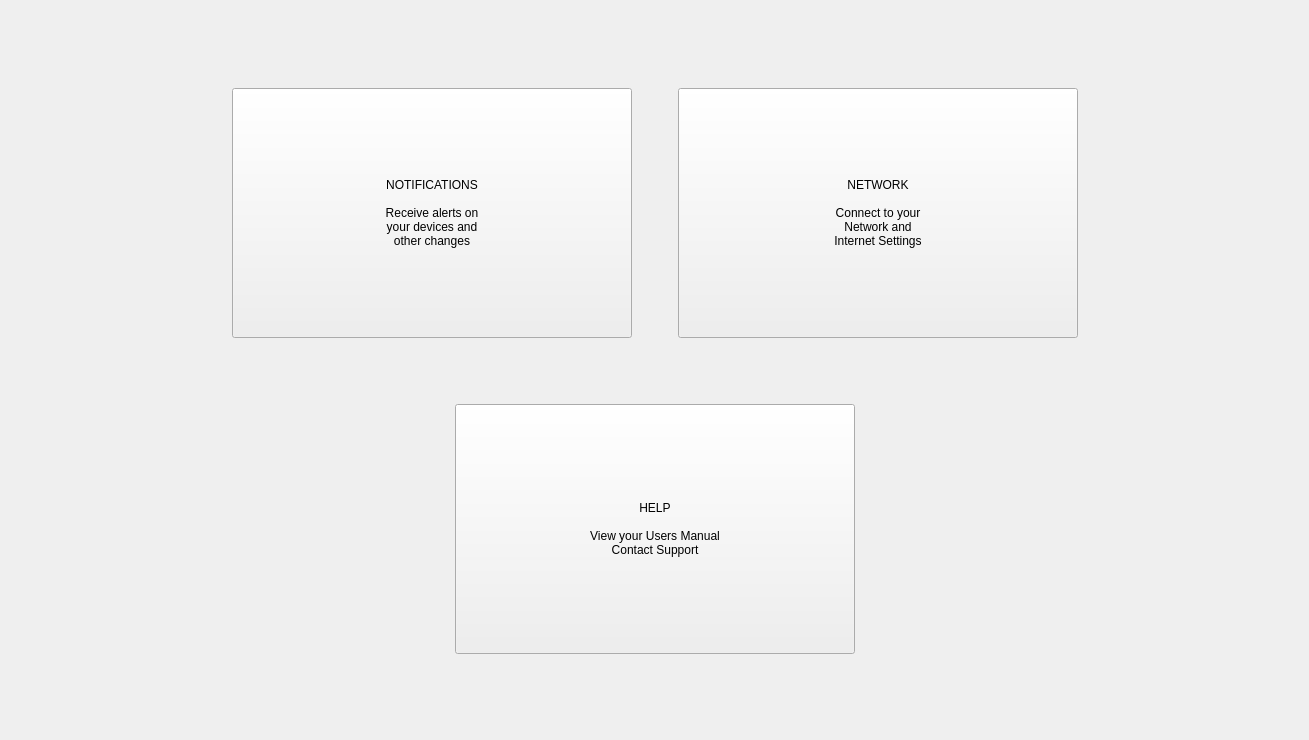
     <widget class="QWidget" name="settingsTab">
      <attribute name="title">
       <string>    Settings    </string>
      </attribute>
      <widget class="QWidget" name="settingsTabNestedWidget" native="true">
       <property name="geometry">
        <rect>
         <x>9</x>
         <y>10</y>
         <width>1291</width>
         <height>721</height>
        </rect>
       </property>
       <layout class="QVBoxLayout" name="verticalLayout_4">
        <item>
         <spacer name="settingsTabNestedWidgetTopMarginSpacer">
          <property name="orientation">
           <enum>Qt::Vertical</enum>
          </property>
          <property name="sizeHint" stdset="0">
           <size>
            <width>20</width>
            <height>53</height>
           </size>
          </property>
         </spacer>
        </item>
        <item>
         <layout class="QHBoxLayout" name="settingsTabNestedWidgetallButtonswSideMarginsHLayout">
          <item>
           <spacer name="settingsTabNestedWidgetLeftMarginSpacer">
            <property name="orientation">
             <enum>Qt::Horizontal</enum>
            </property>
            <property name="sizeHint" stdset="0">
             <size>
              <width>40</width>
              <height>20</height>
             </size>
            </property>
           </spacer>
          </item>
          <item>
           <layout class="QVBoxLayout" name="settingsTabNestedWidgetallButtonsVLayout">
            <item>
             <layout class="QHBoxLayout" name="settingsTabNestedWidgetnotificationsNetworkButtonsHLayout">
              <item>
               <widget class="QPushButton" name="settingsTabNestedWidgetnotificationsPushButton">
                <property name="sizePolicy">
                 <sizepolicy hsizetype="Fixed" vsizetype="Fixed">
                  <horstretch>0</horstretch>
                  <verstretch>0</verstretch>
                 </sizepolicy>
                </property>
                <property name="minimumSize">
                 <size>
                  <width>400</width>
                  <height>250</height>
                 </size>
                </property>
                <property name="text">
                 <string>NOTIFICATIONS

Receive alerts on
your devices and
other changes</string>
                </property>
               </widget>
              </item>
              <item>
               <spacer name="settingsTabNestedWidgetnetworkNotificationsPushButtonsSpacers">
                <property name="orientation">
                 <enum>Qt::Horizontal</enum>
                </property>
                <property name="sizeHint" stdset="0">
                 <size>
                  <width>40</width>
                  <height>20</height>
                 </size>
                </property>
               </spacer>
              </item>
              <item>
               <widget class="QPushButton" name="settingsTabNestedWidgetnetworkPushButton">
                <property name="sizePolicy">
                 <sizepolicy hsizetype="Fixed" vsizetype="Fixed">
                  <horstretch>0</horstretch>
                  <verstretch>0</verstretch>
                 </sizepolicy>
                </property>
                <property name="minimumSize">
                 <size>
                  <width>400</width>
                  <height>250</height>
                 </size>
                </property>
                <property name="text">
                 <string>NETWORK

Connect to your
Network and 
Internet Settings</string>
                </property>
               </widget>
              </item>
             </layout>
            </item>
            <item>
             <spacer name="settingsTabNestedWidgettopButtonsBottomButtonVSpacer">
              <property name="orientation">
               <enum>Qt::Vertical</enum>
              </property>
              <property name="sizeType">
               <enum>QSizePolicy::Fixed</enum>
              </property>
              <property name="sizeHint" stdset="0">
               <size>
                <width>20</width>
                <height>60</height>
               </size>
              </property>
             </spacer>
            </item>
            <item>
             <layout class="QHBoxLayout" name="settingsTabNestedWidgethelpPushButtonRowHLayout">
              <item>
               <spacer name="settingsTabNestedWidgethelpPushButtonLeftSideSpacer">
                <property name="orientation">
                 <enum>Qt::Horizontal</enum>
                </property>
                <property name="sizeType">
                 <enum>QSizePolicy::Preferred</enum>
                </property>
                <property name="sizeHint" stdset="0">
                 <size>
                  <width>40</width>
                  <height>20</height>
                 </size>
                </property>
               </spacer>
              </item>
              <item>
               <widget class="QPushButton" name="settingsTabNestedWidgethelpPushButton">
                <property name="sizePolicy">
                 <sizepolicy hsizetype="Fixed" vsizetype="Fixed">
                  <horstretch>0</horstretch>
                  <verstretch>0</verstretch>
                 </sizepolicy>
                </property>
                <property name="minimumSize">
                 <size>
                  <width>400</width>
                  <height>250</height>
                 </size>
                </property>
                <property name="text">
                 <string>HELP

View your Users Manual
Contact Support</string>
                </property>
               </widget>
              </item>
              <item>
               <spacer name="settingsTabNestedWidgethelpPushButtonrRightSideSpacer">
                <property name="orientation">
                 <enum>Qt::Horizontal</enum>
                </property>
                <property name="sizeType">
                 <enum>QSizePolicy::Preferred</enum>
                </property>
                <property name="sizeHint" stdset="0">
                 <size>
                  <width>40</width>
                  <height>20</height>
                 </size>
                </property>
               </spacer>
              </item>
             </layout>
            </item>
           </layout>
          </item>
          <item>
           <spacer name="settingsTabNestedWidgetRightMarginSpacer">
            <property name="orientation">
             <enum>Qt::Horizontal</enum>
            </property>
            <property name="sizeHint" stdset="0">
             <size>
              <width>40</width>
              <height>20</height>
             </size>
            </property>
           </spacer>
          </item>
         </layout>
        </item>
        <item>
         <spacer name="settingsTabNestedWidgetBottomMarginSpacer">
          <property name="orientation">
           <enum>Qt::Vertical</enum>
          </property>
          <property name="sizeHint" stdset="0">
           <size>
            <width>20</width>
            <height>52</height>
           </size>
          </property>
         </spacer>
        </item>
       </layout>
      </widget>
     </widget>
